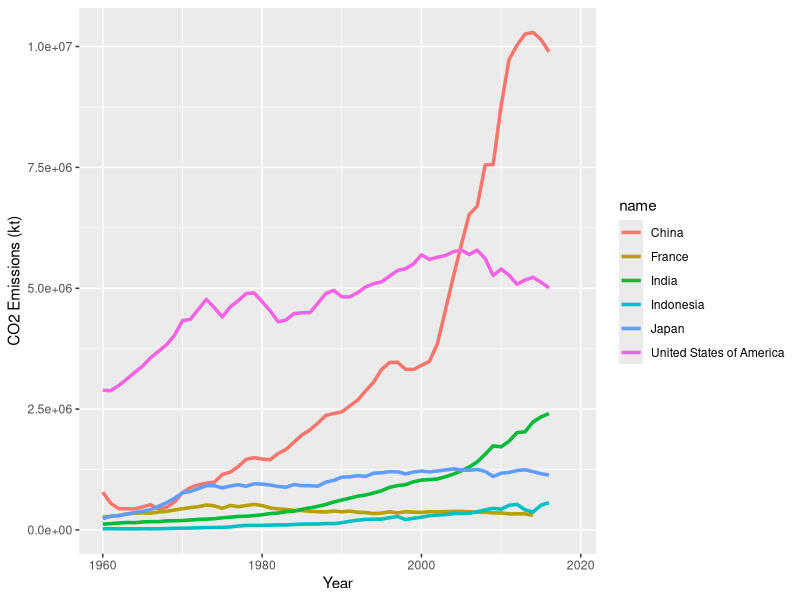
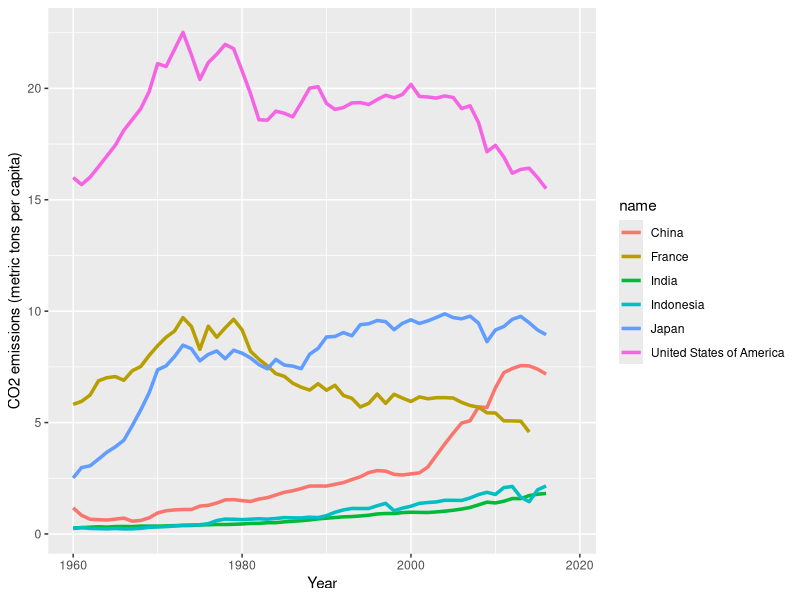
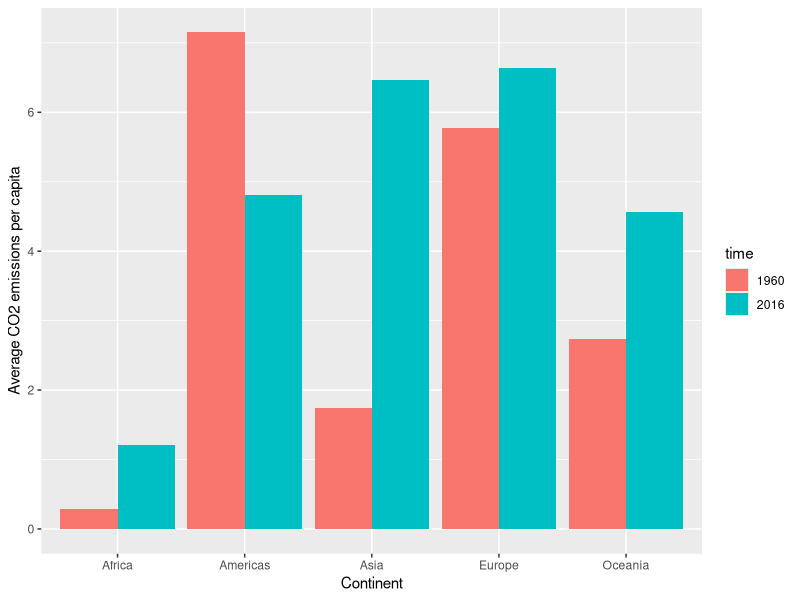
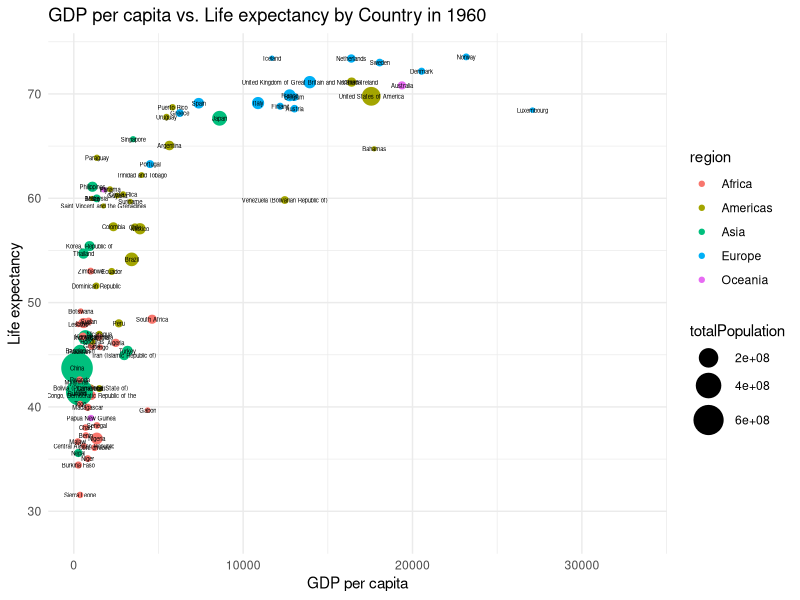
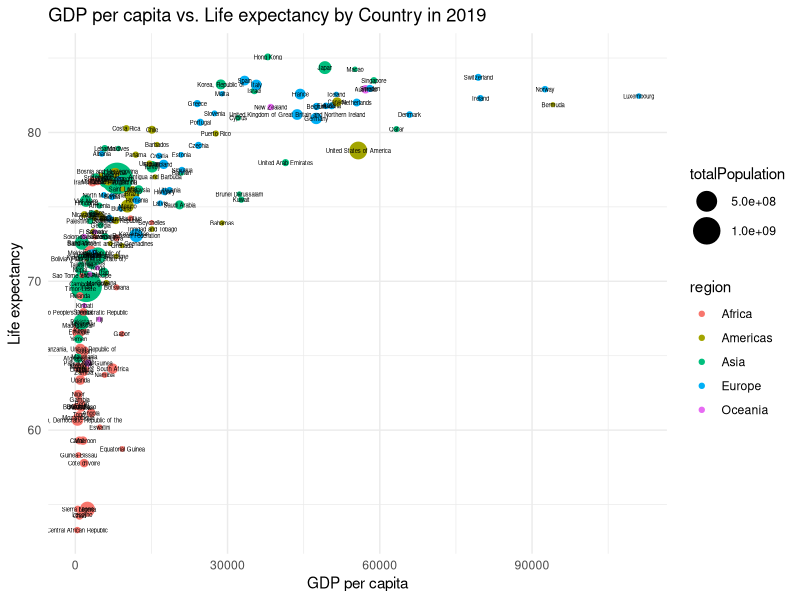
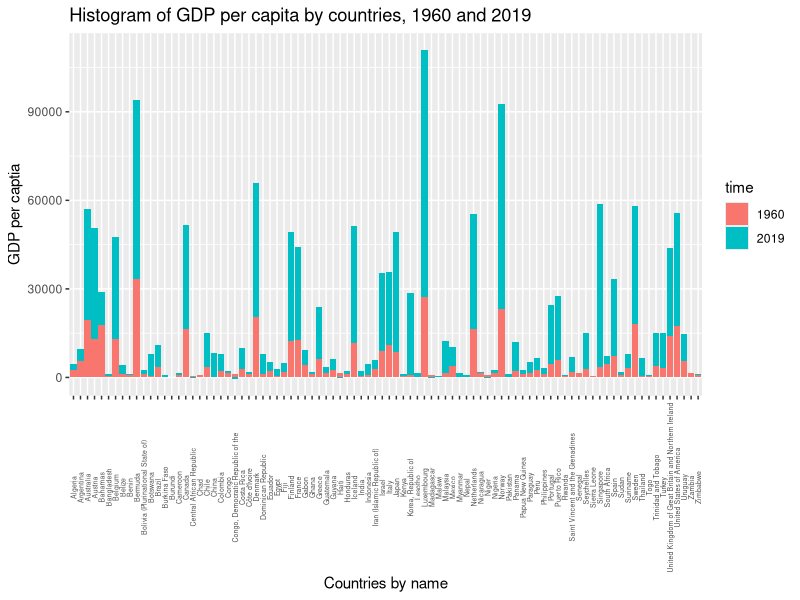

The R source for these figures, in order:
## ---- chunk 1
knitr::opts_chunk$set(echo = TRUE)
## ---- chunk 2
dataset <- read.delim("gapminder.csv", header = TRUE)
    
cat("There are", nrow(dataset), "rows and", ncol(dataset), "columns.\n")
head(dataset)

## ---- chunk 3
cat("Country number by iso3:", length(unique(dataset$iso3)))
cat("Country number by iso2:", length(unique(dataset$iso2)))
cat("Country number by name:", length(unique(dataset$name)))
## ---- chunk 4
# This function compares two columns to check how many values in the second column
# corresponds to the first column
compare <- function(col1, col2) {
    result <- data.frame(find = unique(dataset[, col1]),
                         count = integer(length(unique(dataset[, col1]))))
    for (i in 1:nrow(result)) {
        result[i, "count"] = 
            length(unique(subset(dataset, dataset[, col1] == result[i, "find"],
                                 select = col2))[, 1])
    }
    print(result)
    result
}

compare1 <- compare("iso2", "name")
print(unique(dataset[dataset$iso2 == compare1[compare1$count != 1, ]$find, ]$name))

## ---- chunk 5
compare2 <- compare("name", "iso3")
print(unique(dataset[dataset$name == compare2[compare2$count != 1, ]$find, ]$iso3))

## ---- chunk 6
cat("Year max: ", max(dataset$time, na.rm = TRUE))
cat("Year min: ", min(dataset$time, na.rm = TRUE))
## ---- chunk 7
library(dplyr)

missing_co2 <- dataset %>%
    group_by(time) %>%
    summarise(missing = sum(is.na(co2))) %>%
    arrange(desc(missing))

missing_co2_PC <- dataset %>%
    group_by(time) %>%
    summarise(missing = sum(is.na(co2_PC))) %>%
    arrange(desc(missing))

cat("missing co2 by year:\n")
print(missing_co2)
cat("missing co2 per capita by year:\n")
print(missing_co2_PC)
## ---- chunk 8
library(ggplot2)

subset_data <- subset(dataset,
                      name %in% c("United States of America", "China", "India",
                                  "France", "Japan", "Indonesia"))

ggplot(subset_data, aes(x = time, y = co2, group = name, color = name)) +
    geom_line(size = 1.2) +
    labs(x = "Year", y = "CO2 Emissions (kt)") +
    scale_x_continuous(limits = c(1960, 2019))
## ---- chunk 9
ggplot(subset_data, aes(x = time, y = co2_PC, group = name, color = name)) +
    geom_line(size = 1.2) +
    labs(x = "Year", y = "CO2 emissions (metric tons per capita)") +
    scale_x_continuous(limits = c(1960, 2019))
## ---- chunk 10
library(tidyr)

avg_co2_pc_by_year_region <- dataset %>% 
    group_by(time, region) %>% 
    filter(name != "") %>% 
    summarize(mean_co2_pc = mean(co2_PC, na.rm = TRUE)) 
wide_avg_co2_pc_by_year_region <- 
    spread(avg_co2_pc_by_year_region, key = region, value = mean_co2_pc) %>%
    select(-V1)
print(wide_avg_co2_pc_by_year_region , n = 100)
## ---- chunk 11
avg_co2_pc_by_year_region <- avg_co2_pc_by_year_region %>%
    filter(time %in% c(1960, 2016)) %>%
    ungroup()
# avg_co2_pc_by_year_region <- melt(avg_co2_pc_by_year_region, id = "time")
avg_co2_pc_by_year_region$time <- as.character(avg_co2_pc_by_year_region$time)

ggplot(avg_co2_pc_by_year_region,
    aes(x = region, y = mean_co2_pc, fill = time)) +
    geom_bar(stat = "identity", position = "dodge") +
    labs(x = "Continent", y = "Average CO2 emissions per capita")
## ---- chunk 12
emitters <- dataset %>%
    group_by(region) %>%
    filter(time == 2016 & region != "") %>%
    filter(!is.na(co2_PC)) %>%
    select("name", "co2_PC")
    
largest_emitters <- emitters %>% arrange(desc(co2_PC)) %>% slice(1:3)
print("Largest emitters in each continent: ")
print(largest_emitters)
print("Smallest emitters in each continent: ")
smallest_emitters <- emitters %>% arrange(co2_PC) %>% slice(1:3)
print(smallest_emitters)
## ---- chunk 13
data_1960 <- subset(dataset, time == 1960)
data_1960 <- data_1960[data_1960$region != "", ]

ggplot(data_1960, aes(x = GDP_PC, y = lifeExpectancy)) +
    geom_point(aes(size = totalPopulation, color = region)) +
    scale_size_continuous(range = c(1, 10)) +
    labs(x = "GDP per capita", y = "Life expectancy") +
    theme_minimal() +
    geom_text(aes(label = name), size = 1.5) + 
    ggtitle("GDP per capita vs. Life expectancy by Country in 1960")
## ---- chunk 14
data_2019 <- subset(dataset, time == 2019)
data_2019 <- data_2019[data_2019$region != "", ]

ggplot(data_2019, aes(x = GDP_PC, y = lifeExpectancy)) +
    geom_point(aes(size = totalPopulation, color = region)) +
    scale_size_continuous(range = c(1, 10)) +
    labs(x = "GDP per capita", y = "Life expectancy") +
    theme_minimal() +
    geom_text(aes(label = name), size = 1.5) + 
    ggtitle("GDP per capita vs. Life expectancy by Country in 2019")
## ---- chunk 15
my_data <- subset(dataset, select = c("region", "time", "lifeExpectancy"))

avg_life_expectancy <- aggregate(lifeExpectancy ~ region + time,
                                 data = my_data, FUN = mean)

regions <- unique(avg_life_expectancy$region)
avg_life_expectancy <- 
    data.frame(region = regions, avg_life_1960 =
        avg_life_expectancy[avg_life_expectancy$time == 1960, ]$lifeExpectancy,
        avg_life_2019 = 
        avg_life_expectancy[avg_life_expectancy$time == 2019, ]$lifeExpectancy)

print(avg_life_expectancy)
## ---- chunk 16
average_LE_growth_raw <- dataset[dataset$region != "", ] %>%
    group_by(region, time) %>%
    summarize(avg_life_expectancy = mean(lifeExpectancy, na.rm = TRUE)) %>%
    ungroup()

average_LE_growth_raw <- average_LE_growth_raw[complete.cases(average_LE_growth_raw),]

average_LE_growth <- data.frame(time = unique(average_LE_growth_raw$time))

for (i in unique(average_LE_growth_raw$region)) {
    tmp <- average_LE_growth_raw %>%
        filter(region == i) %>%
        mutate(prev = lag(avg_life_expectancy), growth = avg_life_expectancy - prev) %>%
        select(time, growth) %>%
        rename(!!paste("growth", i) := growth)
    average_LE_growth <- merge(average_LE_growth, tmp, by = "time")
}

print(average_LE_growth)
## ---- chunk 17
gdp_pc_data <- dataset %>%
    select(name, GDP_PC, time) %>%
    filter(time %in% c(1960, 2019), name != "") %>%
    group_by(name) %>%
    filter(!any(is.na(`GDP_PC`)), 1960 %in% time & 2019 %in% time) %>%
    ungroup()

gdp_pc_data$time = as.character(gdp_pc_data$time)
gdp_pc_data[gdp_pc_data$time == 2019, ]$GDP_PC = gdp_pc_data[gdp_pc_data$time == 2019, ]$GDP_PC -
    gdp_pc_data[gdp_pc_data$time == 1960, ]$GDP_PC

ggplot(data = gdp_pc_data, aes(x = `name`, y = `GDP_PC`, fill = `time`)) +
    geom_bar(stat="identity") +
    geom_col(position = position_stack(reverse = TRUE)) + 
    xlab("Countries by name") +
    ylab("GDP per captia") +
    ggtitle("Histogram of GDP per capita by countries, 1960 and 2019") +
    theme(axis.text.x = element_text(angle = 90, vjust = 0.5, size = 5))
## ---- chunk 18
rank_1960 <- dataset %>% 
    filter(time == 1960, name != "", lifeExpectancy != "") %>% 
    mutate(rank = rank(-lifeExpectancy)) %>%
    select("iso2", rank)

cat("The rank of LE of USA in the world in 1960 is", 
    rank_1960[rank_1960$iso2 == "US", ]$rank, "\n")

rank_2019 <- dataset %>% 
    filter(time == 2019, iso3 != "", lifeExpectancy != "") %>% 
    mutate(rank = rank(-lifeExpectancy)) %>%
    select("iso2", rank)

cat("The rank of LE of USA in the world in 2019 is", 
    rank_2019[rank_2019$iso2 == "US", ]$rank, "\n")
## ---- chunk 19
cat("The relative rank of LE of USA in the world in 1960 is", 
    rank_1960[rank_1960$iso2 == "US", ]$rank / nrow(rank_1960), "\n")

cat("The relative rank of LE of USA in the world in 2019 is", 
    rank_2019[rank_2019$iso2 == "US", ]$rank / nrow(rank_2019), "\n")
